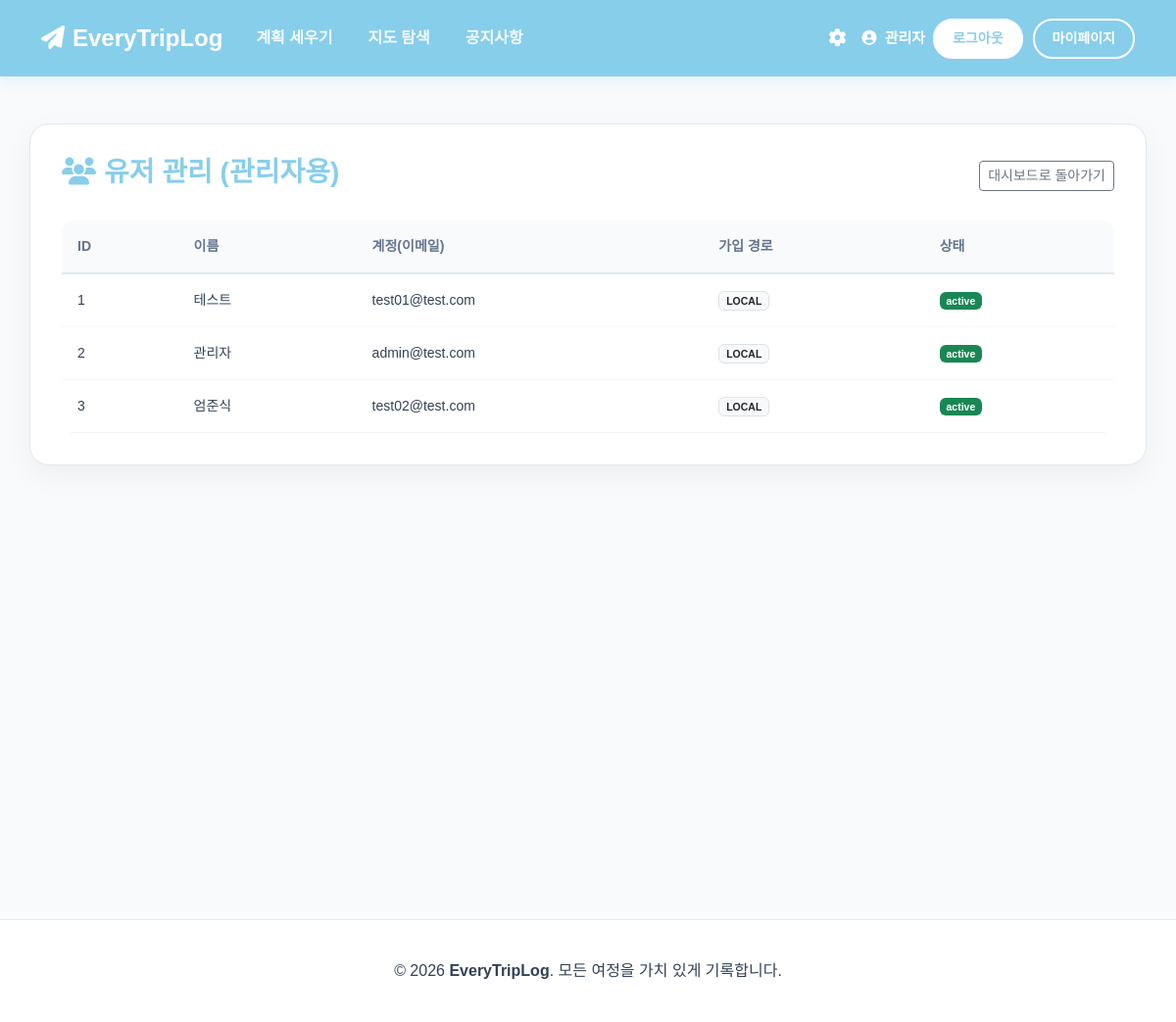
Page /admin/users-list (signed in) on the committed database.
### gnss_app/models/user.py (models this page shows, shortened)
class User(db.Model):
    __tablename__ = 'users'
    id = db.Column(db.Integer, primary_key=True)
    email = db.Column(db.String(120), unique=True, nullable=False)
    username = db.Column(db.String(80), nullable=False) # 실명
    nickname = db.Column(db.String(80), unique=True, nullable=False) # 개별 닉네임
    phone_number = db.Column(db.String(20), unique=True, nullable=False, info={'name': 'uq_user_phone'})
    password_hash = db.Column(db.String(200), nullable=False)
    created_at = db.Column(db.DateTime, default=get_kst_now)
    status = db.Column(db.String(20), default='active') # active, dormant, pending_delete
    deactived_at = db.Column(db.DateTime, nullable=True)
    trajectories = db.relationship('Trajectory', backref='user_owner', lazy='dynamic')
    logs = db.relationship('VisitLog', backref='author', lazy=True)
    provider = db.Column(db.String(20), default='local')
    role = db.Column(db.String(20), default='user', nullable=False)

### gnss_app/views/admin_view.py (the view)
@bp.route("/users-list")
@login_required
@admin_required
def user_list():
    users = User.query.all()
    return render_template("admin/user_list.html", users=users)

### gnss_app/views/auth_view.py (called while the page is built, shortened)
@bp.before_app_request
def load_logged_in_user():
    user_id = session.get("user_id")
    if user_id is None:
        g.user = None
    else:
        g.user = User.query.get(user_id)

def admin_required(ar):
    @functools.wraps(ar)
    def decorated_function(*args, ** kwargs):
        if not g.user:
            abort(401) # 인증되지 않음
        if g.user.role != 'admin':
            abort(403) # 접근 권한 없음 (Forbidden)
        return ar(*args, **kwargs)
    return decorated_function

def login_required(view):
    @functools.wraps(view)
    def wrapped_view(*args, **kwargs):
        return view(*args, **kwargs)
    return wrapped_view

### gnss_app/templates/admin/user_list.html (shortened to what this page needs)
{% extends "base.html" %}
{% block extra_css %}
    <link rel="stylesheet" href="{{ url_for('static', filename='css/admin.css') }}">
{% endblock %}
{% block content %}
<div class="etl-card">
    <div class="d-flex justify-content-between align-items-center mb-4">
        <h3 class="fw-bold" style="color: var(--sky-blue);">
            <i class="fa-solid fa-users me-2"></i>유저 관리 (관리자용)
        </h3>
        <a href="{{ url_for('admin.dashboard') }}" class="btn btn-outline-secondary btn-sm">대시보드로 돌아가기</a>
    </div>
    <div class="table-responsive">
        <table class="etl-table">
            <thead>
                <tr>
                    <th>ID</th>
                    <th>이름</th>
                    <th>계정(이메일)</th>
                    <th>가입 경로</th>
                    <th>상태</th>
                </tr>
            </thead>
            <tbody>
                {% for user in users %}
                    <tr>
                        <td>{{ user.id }}</td>
                        <td>{{ user.username }}</td>
                        <td>{{ user.email }}</td>
                        <td><span class="badge bg-light text-dark border">{{ user.provider|upper }}</span></td>
                        <td><span class="badge bg-success">{{ user.status }}</span></td>
                    </tr>
                {% endfor %}
            </tbody>
        </table>
    </div>
</div>
{% endblock %}

### gnss_app/static/css/common.css (style rules this page uses)
:root { --sky-blue: #87CEEB; --deep-sky-blue: #00BFFF; --white: #FFFFFF; --bg-light: #F8FAFC; --text-main: #334155; }
body { font-family: 'Pretendard', sans-serif; background-color: var(--bg-light); color: var(--text-main); margin: 0; transition: all 0.3s ease; }
.etl-card { background: var(--white); border-radius: 20px; padding: 32px; box-shadow: 0 10px 30px rgba(0, 0, 0, 0.05); border: 1px solid #e2e8f0; transition: all 0.4s cubic-bezier(0.175, 0.885, 0.32, 1.275); }

### gnss_app/static/css/admin.css (style rules this page uses)
.etl-table { width: 100%; border-collapse: separate; border-spacing: 0; border-radius: 12px; overflow: hidden; background: #FFFFFF; }
.etl-table th { background-color: #f8fafc; padding: 16px; font-size: 14px; font-weight: 700; color: #64748b; border-bottom: 2px solid #e2e8f0; text-align: left; }
.etl-table td { padding: 16px; font-size: 14px; color: #334155; border-bottom: 1px solid #f1f5f9; }

### rows in the picture
User: id "1", username "테스트", email "test01@test.com", provider "LOCAL", status "active"
User: id "2", username "관리자", email "admin@test.com", provider "LOCAL", status "active"
User: id "3", username "엄준식", email "test02@test.com", provider "LOCAL", status "active"
